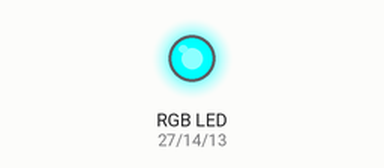
Bench run of a program on a simulated ESP32. Parts: an RGB LED mixed from three pins (HIGH = lit).

Above: at 1.5 s.
At 2.5 s:
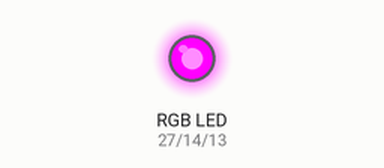
At 3.5 s:
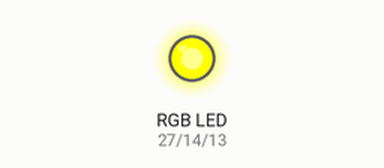
At 4.5 s:
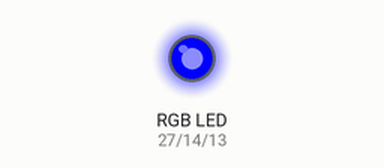
At 5.5 s:
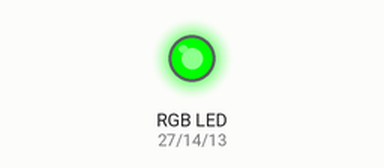
At 6.5 s:
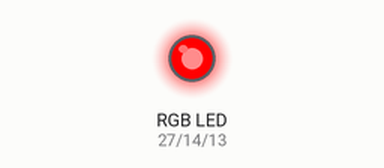
Timing chart, 0 to 8.8 s (numbered marks = the images above):
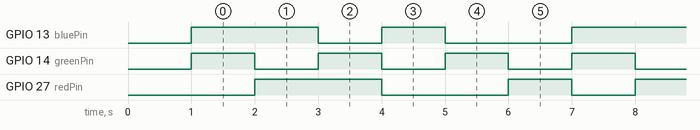

Measured:
- by itself, GPIO 13 (bluePin): repeats every 6.0 s: LOW 1.0 s, HIGH 1.0 s, LOW 2.0 s, HIGH 2.0 s
- by itself, GPIO 14 (greenPin): alternates HIGH for 1.0 s and LOW for 1.0 s
- by itself, GPIO 27 (redPin): repeats every 6.0 s: LOW 2.0 s, HIGH 1.0 s, LOW 1.0 s, HIGH 2.0 s

The program:

main.cpp
```cpp
#include <Arduino.h>
int redPin = 27;   // Biến toàn cục gán chân GPIO cho màu đỏ
int greenPin = 14; // Biến toàn cục gán chân GPIO cho màu xanh lá
int bluePin = 13;  // Biến toàn cục gán chân GPIO cho màu xanh dương
void phaMau(uint8_t do_, uint8_t xanhLa, uint8_t xanhDuong)
{
  // Thiết lập giá trị PWM cho từng màu
  ledcWrite(0, do_);       // Kênh 0 cho red color
  ledcWrite(1, xanhLa);    // Kênh 1 cho green color
  ledcWrite(2, xanhDuong); // Kênh 2 cho blue color
}
void setup()
{
  // Khởi tạo PWM cho các chân LED RGB
  ledcSetup(0, 5000, 8);      // Kênh 0, tần số 5kHz, độ phân giải 8 bit
  ledcSetup(1, 5000, 8);      // Kênh 1, tần số 5kHz, độ phân giải 8 bit
  ledcSetup(2, 5000, 8);      // Kênh 2, tần số 5kHz, độ phân giải 8 bit
  ledcAttachPin(redPin, 0);   // Gắn chân đỏ vào kênh 0
  ledcAttachPin(greenPin, 1); // Gắn chân xanh lá vào kênh 1
  ledcAttachPin(bluePin, 2);  // Gắn chân xanh dương vào kênh 2
  delay(1000);                // Đợi 1 giây trước khi bắt đầu thay đổi màu sắc
}
void loop()
{
  // Thay đổi màu sắc của đèn LED RGB
  int time_delay = 1000; // Biến cục bộ gán thời gian chờ
  phaMau(0, 255, 255);   // Màu đỏ
  delay(time_delay);
  phaMau(255, 0, 255); // Màu xanh lá
  delay(time_delay);
  phaMau(255, 255, 0); // Màu xanh dương
  delay(time_delay);
  phaMau(0, 0, 255); // Màu vàng
  delay(time_delay);
  phaMau(0, 255, 0); // Màu tím
  delay(time_delay);
  phaMau(255, 0, 0); // Màu cyan
  delay(time_delay);
}
```
